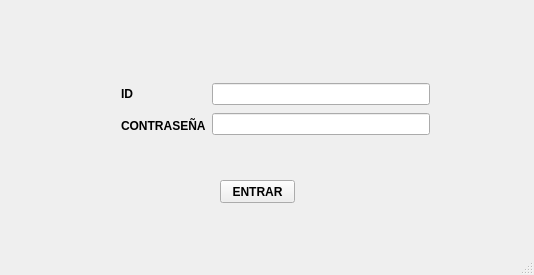
<?xml version="1.0" encoding="UTF-8"?>
<ui version="4.0">
 <class>MainWindow</class>
 <widget class="QMainWindow" name="MainWindow">
  <property name="geometry">
   <rect>
    <x>0</x>
    <y>0</y>
    <width>534</width>
    <height>275</height>
   </rect>
  </property>
  <property name="windowTitle">
   <string>MainWindow</string>
  </property>
  <widget class="QWidget" name="centralWidget">
   <widget class="QPushButton" name="pushButton_login">
    <property name="geometry">
     <rect>
      <x>220</x>
      <y>180</y>
      <width>75</width>
      <height>23</height>
     </rect>
    </property>
    <property name="font">
     <font>
      <weight>75</weight>
      <bold>true</bold>
     </font>
    </property>
    <property name="text">
     <string>ENTRAR</string>
    </property>
   </widget>
   <widget class="QWidget" name="horizontalLayoutWidget">
    <property name="geometry">
     <rect>
      <x>110</x>
      <y>70</y>
      <width>331</width>
      <height>80</height>
     </rect>
    </property>
    <layout class="QHBoxLayout" name="horizontalLayout">
     <item>
      <layout class="QVBoxLayout" name="verticalLayout_3">
       <item>
        <widget class="QLabel" name="label">
         <property name="font">
          <font>
           <weight>75</weight>
           <bold>true</bold>
          </font>
         </property>
         <property name="text">
          <string>ID</string>
         </property>
        </widget>
       </item>
       <item>
        <widget class="QLabel" name="label_2">
         <property name="font">
          <font>
           <weight>75</weight>
           <bold>true</bold>
          </font>
         </property>
         <property name="text">
          <string>CONTRASEÑA</string>
         </property>
        </widget>
       </item>
      </layout>
     </item>
     <item>
      <layout class="QVBoxLayout" name="verticalLayout">
       <item>
        <widget class="QLineEdit" name="input_id"/>
       </item>
       <item>
        <widget class="QLineEdit" name="input_pass">
         <property name="echoMode">
          <enum>QLineEdit::Password</enum>
         </property>
        </widget>
       </item>
      </layout>
     </item>
    </layout>
   </widget>
  </widget>
  <widget class="QStatusBar" name="statusBar"/>
 </widget>
 <layoutdefault spacing="6" margin="11"/>
 <tabstops>
  <tabstop>input_id</tabstop>
  <tabstop>input_pass</tabstop>
  <tabstop>pushButton_login</tabstop>
 </tabstops>
 <resources/>
 <connections>
  <connection>
   <sender>input_pass</sender>
   <signal>returnPressed()</signal>
   <receiver>pushButton_login</receiver>
   <slot>click()</slot>
   <hints>
    <hint type="sourcelabel">
     <x>215</x>
     <y>127</y>
    </hint>
    <hint type="destinationlabel">
     <x>272</x>
     <y>189</y>
    </hint>
   </hints>
  </connection>
 </connections>
</ui>
